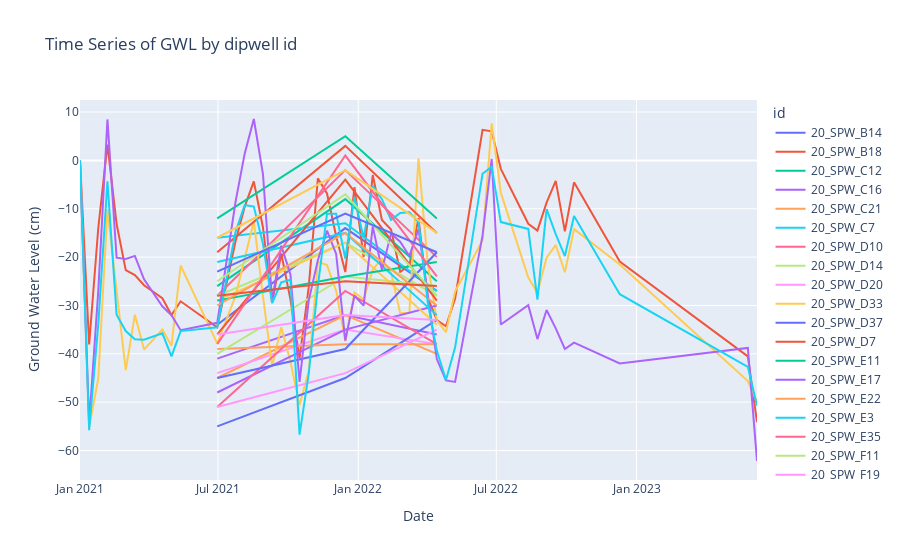

Notebook source saved alongside this figure:
### Code cell
import plotly.express as px

# Assuming df is already defined and contains the required data
# Convert 'date' column to datetime
df['date'] = pd.to_datetime(df['date'])

# Create the interactive time-series plot
fig = px.line(filtered_df, x='date', y='gwl_cm', color='id', title='Time Series of GWL by dipwell id',
              labels={'date': 'Date', 'gwl_cm': 'Ground Water Level (cm)'})

# Show the plot
fig.show()

### Figure 1 — Plotly figure (JSON) as saved in the notebook; plotly's stock layout.template omitted (floating-point values rounded to 4 significant figures)
{"data": [{"hovertemplate": "id=20_SPW_B14<br>Date=%{x}<br>Ground Water Level (cm)=%{y}<extra></extra>", "legendgroup": "20_SPW_B14", "line": {"color": "#636efa", "dash": "solid"}, "marker": {"symbol": "circle"}, "mode": "lines", "name": "20_SPW_B14", "orientation": "v", "showlegend": true, "type": "scatter", "x": ["2021-06-30T00:00:00", "2021-12-15T00:00:00", "2022-04-14T00:00:00"], "xaxis": "x", "y": [-34, -14, -27], "yaxis": "y"}, {"hovertemplate": "id=20_SPW_B18<br>Date=%{x}<br>Ground Water Level (cm)=%{y}<extra></extra>", "legendgroup": "20_SPW_B18", "line": {"color": "#EF553B", "dash": "solid"}, "marker": {"symbol": "circle"}, "mode": "lines", "name": "20_SPW_B18", "orientation": "v", "showlegend": true, "type": "scatter", "x": ["2021-01-01T00:00:00", "2021-01-13T00:00:00", "2021-01-25T00:00:00", "2021-02-06T00:00:00", "2021-02-18T00:00:00", "2021-03-02T00:00:00", "2021-03-14T00:00:00", "2021-03-26T00:00:00", "2021-04-19T00:00:00", "2021-05-01T00:00:00", "2021-05-13T00:00:00", "2021-06-30T00:00:00", "2021-07-24T00:00:00", "2021-08-05T00:00:00", "2021-08-17T00:00:00", "2021-08-29T00:00:00", "2021-09-10T00:00:00", "2021-09-22T00:00:00", "2021-10-04T00:00:00", "2021-10-16T00:00:00", "2021-10-28T00:00:00", "2021-11-09T00:00:00", "2021-11-21T00:00:00", "2021-12-03T00:00:00", "2021-12-15T00:00:00", "2021-12-27T00:00:00", "2022-01-08T00:00:00", "2022-01-20T00:00:00", "2022-02-01T00:00:00", "2022-02-13T00:00:00", "2022-02-25T00:00:00", "2022-03-09T00:00:00", "2022-03-21T00:00:00", "2022-04-02T00:00:00", "2022-04-14T00:00:00", "2022-04-26T00:00:00", "2022-05-08T00:00:00", "2022-06-13T00:00:00", "2022-06-25T00:00:00", "2022-07-07T00:00:00", "2022-08-12T00:00:00", "2022-08-24T00:00:00", "2022-09-05T00:00:00", "2022-09-17T00:00:00", "2022-09-29T00:00:00", "2022-10-11T00:00:00", "2022-12-10T00:00:00", "2023-05-27T00:00:00", "2023-06-08T00:00:00"], "xaxis": "x", "y": [0, -38.07, -13.94, 3.26, -13.12, -22.68, -23.71, -25.82, -28.51, -31.99, -29.14, -34.51, -16.74, -9.57, -4.33, -13.87, -29.46, -19.27, -28.75, -40.88, -26.22, -3.72, -6.83, -15.67, -23.09, -5.53, -19.98, -3.03, -12.31, -14.3, -23.03, -21.7, -11.95, -28.33, -33.01, -34.31, -28.6, 6.32, 6.01, -1.75, -13.1, -14.5, -8.75, -4.24, -14.69, -4.54, -20.92, -40.53, -54.15], "yaxis": "y"}, {"hovertemplate": "id=20_SPW_C12<br>Date=%{x}<br>Ground Water Level (cm)=%{y}<extra></extra>", "legendgroup": "20_SPW_C12", "line": {"color": "#00cc96", "dash": "solid"}, "marker": {"symbol": "circle"}, "mode": "lines", "name": "20_SPW_C12", "orientation": "v", "showlegend": true, "type": "scatter", "x": ["2021-06-30T00:00:00", "2021-12-15T00:00:00", "2022-04-14T00:00:00"], "xaxis": "x", "y": [-26, -8, -25], "yaxis": "y"}, {"hovertemplate": "id=20_SPW_C16<br>Date=%{x}<br>Ground Water Level (cm)=%{y}<extra></extra>", "legendgroup": "20_SPW_C16", "line": {"color": "#ab63fa", "dash": "solid"}, "marker": {"symbol": "circle"}, "mode": "lines", "name": "20_SPW_C16", "orientation": "v", "showlegend": true, "type": "scatter", "x": ["2021-06-30T00:00:00", "2021-12-15T00:00:00", "2022-04-14T00:00:00"], "xaxis": "x", "y": [-41, -32, -36], "yaxis": "y"}, {"hovertemplate": "id=20_SPW_C21<br>Date=%{x}<br>Ground Water Level (cm)=%{y}<extra></extra>", "legendgroup": "20_SPW_C21", "line": {"color": "#FFA15A", "dash": "solid"}, "marker": {"symbol": "circle"}, "mode": "lines", "name": "20_SPW_C21", "orientation": "v", "showlegend": true, "type": "scatter", "x": ["2021-06-30T00:00:00", "2021-12-15T00:00:00", "2022-04-14T00:00:00"], "xaxis": "x", "y": [-45, -32, -40], "yaxis": "y"}, {"hovertemplate": "id=20_SPW_C7<br>Date=%{x}<br>Ground Water Level (cm)=%{y}<extra></extra>", "legendgroup": "20_SPW_C7", "line": {"color": "#19d3f3", "dash": "solid"}, "marker": {"symbol": "circle"}, "mode": "lines", "name": "20_SPW_C7", "orientation": "v", "showlegend": true, "type": "scatter", "x": ["2021-06-30T00:00:00", "2021-12-15T00:00:00", "2022-04-14T00:00:00"], "xaxis": "x", "y": [-16, -13, -27], "yaxis": "y"}, {"hovertemplate": "id=20_SPW_D10<br>Date=%{x}<br>Ground Water Level (cm)=%{y}<extra></extra>", "legendgroup": "20_SPW_D10", "line": {"color": "#FF6692", "dash": "solid"}, "marker": {"symbol": "circle"}, "mode": "lines", "name": "20_SPW_D10", "orientation": "v", "showlegend": true, "type": "scatter", "x": ["2021-06-30T00:00:00", "2021-12-15T00:00:00", "2022-04-14T00:00:00"], "xaxis": "x", "y": [-28, -2, -20], "yaxis": "y"}, {"hovertemplate": "id=20_SPW_D14<br>Date=%{x}<br>Ground Water Level (cm)=%{y}<extra></extra>", "legendgroup": "20_SPW_D14", "line": {"color": "#B6E880", "dash": "solid"}, "marker": {"symbol": "circle"}, "mode": "lines", "name": "20_SPW_D14", "orientation": "v", "showlegend": true, "type": "scatter", "x": ["2021-06-30T00:00:00", "2021-12-15T00:00:00", "2022-04-14T00:00:00"], "xaxis": "x", "y": [-28, -17, -28], "yaxis": "y"}, {"hovertemplate": "id=20_SPW_D20<br>Date=%{x}<br>Ground Water Level (cm)=%{y}<extra></extra>", "legendgroup": "20_SPW_D20", "line": {"color": "#FF97FF", "dash": "solid"}, "marker": {"symbol": "circle"}, "mode": "lines", "name": "20_SPW_D20", "orientation": "v", "showlegend": true, "type": "scatter", "x": ["2021-06-30T00:00:00", "2021-12-15T00:00:00", "2022-04-14T00:00:00"], "xaxis": "x", "y": [-44, -35, -38], "yaxis": "y"}, {"hovertemplate": "id=20_SPW_D33<br>Date=%{x}<br>Ground Water Level (cm)=%{y}<extra></extra>", "legendgroup": "20_SPW_D33", "line": {"color": "#FECB52", "dash": "solid"}, "marker": {"symbol": "circle"}, "mode": "lines", "name": "20_SPW_D33", "orientation": "v", "showlegend": true, "type": "scatter", "x": ["2021-01-01T00:00:00", "2021-01-13T00:00:00", "2021-01-25T00:00:00", "2021-02-06T00:00:00", "2021-02-18T00:00:00", "2021-03-02T00:00:00", "2021-03-14T00:00:00", "2021-03-26T00:00:00", "2021-04-19T00:00:00", "2021-05-01T00:00:00", "2021-05-13T00:00:00", "2021-06-30T00:00:00", "2021-07-24T00:00:00", "2021-08-05T00:00:00", "2021-08-17T00:00:00", "2021-08-29T00:00:00", "2021-09-10T00:00:00", "2021-09-22T00:00:00", "2021-10-04T00:00:00", "2021-10-16T00:00:00", "2021-10-28T00:00:00", "2021-11-09T00:00:00", "2021-11-21T00:00:00", "2021-12-03T00:00:00", "2021-12-15T00:00:00", "2021-12-27T00:00:00", "2022-01-08T00:00:00", "2022-01-20T00:00:00", "2022-02-01T00:00:00", "2022-02-13T00:00:00", "2022-02-25T00:00:00", "2022-03-09T00:00:00", "2022-03-21T00:00:00", "2022-04-02T00:00:00", "2022-04-14T00:00:00", "2022-04-26T00:00:00", "2022-05-08T00:00:00", "2022-06-13T00:00:00", "2022-06-25T00:00:00", "2022-07-07T00:00:00", "2022-08-12T00:00:00", "2022-08-24T00:00:00", "2022-09-05T00:00:00", "2022-09-17T00:00:00", "2022-09-29T00:00:00", "2022-10-11T00:00:00", "2022-12-10T00:00:00", "2023-05-27T00:00:00", "2023-06-08T00:00:00"], "xaxis": "x", "y": [0, -55.2, -45.06, -10.1, -26.93, -43.39, -31.93, -39.12, -34.97, -38.33, -21.74, -37.85, -28.06, -20.06, -12.55, -28.14, -42.56, -34.51, -41.58, -50.65, -43.55, -20.98, -21.65, -27, -37.4, -27.32, -28.71, -22.56, -20.33, -23.2, -31.61, -31.5, 0.44, -21.11, -33.08, -35.53, -27.11, -16.57, 7.65, -6.68, -24.22, -27.35, -20.12, -17.49, -23.14, -14.21, -21.52, -45.65, -49.96], "yaxis": "y"}, {"hovertemplate": "id=20_SPW_D37<br>Date=%{x}<br>Ground Water Level (cm)=%{y}<extra></extra>", "legendgroup": "20_SPW_D37", "line": {"color": "#636efa", "dash": "solid"}, "marker": {"symbol": "circle"}, "mode": "lines", "name": "20_SPW_D37", "orientation": "v", "showlegend": true, "type": "scatter", "x": ["2021-06-30T00:00:00", "2021-12-15T00:00:00", "2022-04-14T00:00:00"], "xaxis": "x", "y": [-55, -45, -33], "yaxis": "y"}, {"hovertemplate": "id=20_SPW_D7<br>Date=%{x}<br>Ground Water Level (cm)=%{y}<extra></extra>", "legendgroup": "20_SPW_D7", "line": {"color": "#EF553B", "dash": "solid"}, "marker": {"symbol": "circle"}, "mode": "lines", "name": "20_SPW_D7", "orientation": "v", "showlegend": true, "type": "scatter", "x": ["2021-06-30T00:00:00", "2021-12-15T00:00:00", "2022-04-14T00:00:00"], "xaxis": "x", "y": [-19, 3, -15], "yaxis": "y"}, {"hovertemplate": "id=20_SPW_E11<br>Date=%{x}<br>Ground Water Level (cm)=%{y}<extra></extra>", "legendgroup": "20_SPW_E11", "line": {"color": "#00cc96", "dash": "solid"}, "marker": {"symbol": "circle"}, "mode": "lines", "name": "20_SPW_E11", "orientation": "v", "showlegend": true, "type": "scatter", "x": ["2021-06-30T00:00:00", "2021-12-15T00:00:00", "2022-04-14T00:00:00"], "xaxis": "x", "y": [-12, 5, -12], "yaxis": "y"}, {"hovertemplate": "id=20_SPW_E17<br>Date=%{x}<br>Ground Water Level (cm)=%{y}<extra></extra>", "legendgroup": "20_SPW_E17", "line": {"color": "#ab63fa", "dash": "solid"}, "marker": {"symbol": "circle"}, "mode": "lines", "name": "20_SPW_E17", "orientation": "v", "showlegend": true, "type": "scatter", "x": ["2021-06-30T00:00:00", "2021-12-15T00:00:00", "2022-04-14T00:00:00"], "xaxis": "x", "y": [-48, -35, -30], "yaxis": "y"}, {"hovertemplate": "id=20_SPW_E22<br>Date=%{x}<br>Ground Water Level (cm)=%{y}<extra></extra>", "legendgroup": "20_SPW_E22", "line": {"color": "#FFA15A", "dash": "solid"}, "marker": {"symbol": "circle"}, "mode": "lines", "name": "20_SPW_E22", "orientation": "v", "showlegend": true, "type": "scatter", "x": ["2021-06-30T00:00:00", "2021-12-15T00:00:00", "2022-04-14T00:00:00"], "xaxis": "x", "y": [-39, -38, -38], "yaxis": "y"}, {"hovertemplate": "id=20_SPW_E3<br>Date=%{x}<br>Ground Water Level (cm)=%{y}<extra></extra>", "legendgroup": "20_SPW_E3", "line": {"color": "#19d3f3", "dash": "solid"}, "marker": {"symbol": "circle"}, "mode": "lines", "name": "20_SPW_E3", "orientation": "v", "showlegend": true, "type": "scatter", "x": ["2021-06-30T00:00:00", "2021-12-15T00:00:00", "2022-04-14T00:00:00"], "xaxis": "x", "y": [-21, -15, -32], "yaxis": "y"}, {"hovertemplate": "id=20_SPW_E35<br>Date=%{x}<br>Ground Water Level (cm)=%{y}<extra></extra>", "legendgroup": "20_SPW_E35", "line": {"color": "#FF6692", "dash": "solid"}, "marker": {"symbol": "circle"}, "mode": "lines", "name": "20_SPW_E35", "orientation": "v", "showlegend": true, "type": "scatter", "x": ["2021-06-30T00:00:00", "2021-12-15T00:00:00", "2022-04-14T00:00:00"], "xaxis": "x", "y": [-51, -27, -38], "yaxis": "y"}, {"hovertemplate": "id=20_SPW_F11<br>Date=%{x}<br>Ground Water Level (cm)=%{y}<extra></extra>", "legendgroup": "20_SPW_F11", "line": {"color": "#B6E880", "dash": "solid"}, "marker": {"symbol": "circle"}, "mode": "lines", "name": "20_SPW_F11", "orientation": "v", "showlegend": true, "type": "scatter", "x": ["2021-06-30T00:00:00", "2021-12-15T00:00:00", "2022-04-14T00:00:00"], "xaxis": "x", "y": [-40, -24, -26], "yaxis": "y"}, {"hovertemplate": "id=20_SPW_F19<br>Date=%{x}<br>Ground Water Level (cm)=%{y}<extra></extra>", "legendgroup": "20_SPW_F19", "line": {"color": "#FF97FF", "dash": "solid"}, "marker": {"symbol": "circle"}, "mode": "lines", "name": "20_SPW_F19", "orientation": "v", "showlegend": true, "type": "scatter", "x": ["2021-06-30T00:00:00", "2021-12-15T00:00:00", "2022-04-14T00:00:00"], "xaxis": "x", "y": [-51, -44, -35], "yaxis": "y"}, {"hovertemplate": "id=20_SPW_F24<br>Date=%{x}<br>Ground Water Level (cm)=%{y}<extra></extra>", "legendgroup": "20_SPW_F24", "line": {"color": "#FECB52", "dash": "solid"}, "marker": {"symbol": "circle"}, "mode": "lines", "name": "20_SPW_F24", "orientation": "v", "showlegend": true, "type": "scatter", "x": ["2021-06-30T00:00:00", "2021-12-15T00:00:00", "2022-04-14T00:00:00"], "xaxis": "x", "y": [-29, -17, -34], "yaxis": "y"}, {"hovertemplate": "id=20_SPW_F30<br>Date=%{x}<br>Ground Water Level (cm)=%{y}<extra></extra>", "legendgroup": "20_SPW_F30", "line": {"color": "#636efa", "dash": "solid"}, "marker": {"symbol": "circle"}, "mode": "lines", "name": "20_SPW_F30", "orientation": "v", "showlegend": true, "type": "scatter", "x": ["2021-06-30T00:00:00", "2021-12-15T00:00:00", "2022-04-14T00:00:00"], "xaxis": "x", "y": [-45, -39, -19], "yaxis": "y"}, {"hovertemplate": "id=20_SPW_F33<br>Date=%{x}<br>Ground Water Level (cm)=%{y}<extra></extra>", "legendgroup": "20_SPW_F33", "line": {"color": "#EF553B", "dash": "solid"}, "marker": {"symbol": "circle"}, "mode": "lines", "name": "20_SPW_F33", "orientation": "v", "showlegend": true, "type": "scatter", "x": ["2021-06-30T00:00:00", "2021-12-15T00:00:00", "2022-04-14T00:00:00"], "xaxis": "x", "y": [-36, -4, -29], "yaxis": "y"}, {"hovertemplate": "id=20_SPW_F4<br>Date=%{x}<br>Ground Water Level (cm)=%{y}<extra></extra>", "legendgroup": "20_SPW_F4", "line": {"color": "#00cc96", "dash": "solid"}, "marker": {"symbol": "circle"}, "mode": "lines", "name": "20_SPW_F4", "orientation": "v", "showlegend": true, "type": "scatter", "x": ["2021-06-30T00:00:00", "2021-12-15T00:00:00", "2022-04-14T00:00:00"], "xaxis": "x", "y": [-29, -24, -21], "yaxis": "y"}, {"hovertemplate": "id=20_SPW_G23<br>Date=%{x}<br>Ground Water Level (cm)=%{y}<extra></extra>", "legendgroup": "20_SPW_G23", "line": {"color": "#ab63fa", "dash": "solid"}, "marker": {"symbol": "circle"}, "mode": "lines", "name": "20_SPW_G23", "orientation": "v", "showlegend": true, "type": "scatter", "x": ["2021-01-01T00:00:00", "2021-01-13T00:00:00", "2021-01-25T00:00:00", "2021-02-06T00:00:00", "2021-02-18T00:00:00", "2021-03-02T00:00:00", "2021-03-14T00:00:00", "2021-03-26T00:00:00", "2021-04-19T00:00:00", "2021-05-01T00:00:00", "2021-05-13T00:00:00", "2021-06-30T00:00:00", "2021-07-24T00:00:00", "2021-08-05T00:00:00", "2021-08-17T00:00:00", "2021-08-29T00:00:00", "2021-09-10T00:00:00", "2021-09-22T00:00:00", "2021-10-04T00:00:00", "2021-10-16T00:00:00", "2021-10-28T00:00:00", "2021-11-09T00:00:00", "2021-11-21T00:00:00", "2021-12-03T00:00:00", "2021-12-15T00:00:00", "2021-12-27T00:00:00", "2022-01-08T00:00:00", "2022-01-20T00:00:00", "2022-02-01T00:00:00", "2022-02-13T00:00:00", "2022-02-25T00:00:00", "2022-03-09T00:00:00", "2022-03-21T00:00:00", "2022-04-02T00:00:00", "2022-04-14T00:00:00", "2022-04-26T00:00:00", "2022-05-08T00:00:00", "2022-06-13T00:00:00", "2022-06-25T00:00:00", "2022-07-07T00:00:00", "2022-08-12T00:00:00", "2022-08-24T00:00:00", "2022-09-05T00:00:00", "2022-09-17T00:00:00", "2022-09-29T00:00:00", "2022-10-11T00:00:00", "2022-12-10T00:00:00", "2023-05-27T00:00:00", "2023-06-08T00:00:00"], "xaxis": "x", "y": [0, -54.3, -26.93, 8.47, -20.11, -20.39, -19.75, -24.6, -30.17, -32.01, -35.13, -33.59, -8.59, 1.4, 8.56, -2.85, -29.03, -17.63, -23.61, -45.82, -28.99, -20.63, -14.55, -19.35, -37.27, -27.99, -30.05, -13.65, -22.6, -15.19, -16.83, -19.79, -14.23, -28.01, -41.08, -45.5, -45.81, -15.58, 0.29, -33.94, -29.95, -36.96, -30.94, -34.74, -39.01, -37.68, -41.98, -38.79, -62.17], "yaxis": "y"}, {"hovertemplate": "id=20_SPW_G26<br>Date=%{x}<br>Ground Water Level (cm)=%{y}<extra></extra>", "legendgroup": "20_SPW_G26", "line": {"color": "#FFA15A", "dash": "solid"}, "marker": {"symbol": "circle"}, "mode": "lines", "name": "20_SPW_G26", "orientation": "v", "showlegend": true, "type": "scatter", "x": ["2021-06-30T00:00:00", "2021-12-15T00:00:00", "2022-04-14T00:00:00"], "xaxis": "x", "y": [-30, -15, -30], "yaxis": "y"}, {"hovertemplate": "id=20_SPW_G29<br>Date=%{x}<br>Ground Water Level (cm)=%{y}<extra></extra>", "legendgroup": "20_SPW_G29", "line": {"color": "#19d3f3", "dash": "solid"}, "marker": {"symbol": "circle"}, "mode": "lines", "name": "20_SPW_G29", "orientation": "v", "showlegend": true, "type": "scatter", "x": ["2021-01-01T00:00:00", "2021-01-13T00:00:00", "2021-01-25T00:00:00", "2021-02-06T00:00:00", "2021-02-18T00:00:00", "2021-03-02T00:00:00", "2021-03-14T00:00:00", "2021-03-26T00:00:00", "2021-04-19T00:00:00", "2021-05-01T00:00:00", "2021-05-13T00:00:00", "2021-06-30T00:00:00", "2021-07-24T00:00:00", "2021-08-05T00:00:00", "2021-08-17T00:00:00", "2021-08-29T00:00:00", "2021-09-10T00:00:00", "2021-09-22T00:00:00", "2021-10-04T00:00:00", "2021-10-16T00:00:00", "2021-10-28T00:00:00", "2021-11-09T00:00:00", "2021-11-21T00:00:00", "2021-12-03T00:00:00", "2021-12-15T00:00:00", "2021-12-27T00:00:00", "2022-01-08T00:00:00", "2022-01-20T00:00:00", "2022-02-01T00:00:00", "2022-02-13T00:00:00", "2022-02-25T00:00:00", "2022-03-09T00:00:00", "2022-03-21T00:00:00", "2022-04-02T00:00:00", "2022-04-14T00:00:00", "2022-04-26T00:00:00", "2022-05-08T00:00:00", "2022-06-13T00:00:00", "2022-06-25T00:00:00", "2022-07-07T00:00:00", "2022-08-12T00:00:00", "2022-08-24T00:00:00", "2022-09-05T00:00:00", "2022-09-17T00:00:00", "2022-09-29T00:00:00", "2022-10-11T00:00:00", "2022-12-10T00:00:00", "2023-05-27T00:00:00", "2023-06-08T00:00:00"], "xaxis": "x", "y": [0, -55.8, -33.87, -4.31, -31.93, -35.29, -36.97, -37.09, -35.76, -40.55, -35.3, -34.53, -14.83, -9.25, -9.54, -17.24, -29.49, -25.2, -24.7, -56.73, -44.14, -26.03, -11.01, -11.02, -20.29, -7.53, -16.1, -5.27, -8.01, -12.3, -10.86, -10.75, -12.74, -29.23, -39.34, -45.4, -38.71, -2.75, -1.31, -12.76, -14.17, -28.78, -10.08, -15.25, -19.79, -11.52, -27.67, -42.69, -50.74], "yaxis": "y"}, {"hovertemplate": "id=20_SPW_G31<br>Date=%{x}<br>Ground Water Level (cm)=%{y}<extra></extra>", "legendgroup": "20_SPW_G31", "line": {"color": "#FF6692", "dash": "solid"}, "marker": {"symbol": "circle"}, "mode": "lines", "name": "20_SPW_G31", "orientation": "v", "showlegend": true, "type": "scatter", "x": ["2021-06-30T00:00:00", "2021-12-15T00:00:00", "2022-04-14T00:00:00"], "xaxis": "x", "y": [-38, 1, -24], "yaxis": "y"}, {"hovertemplate": "id=20_SPW_H27<br>Date=%{x}<br>Ground Water Level (cm)=%{y}<extra></extra>", "legendgroup": "20_SPW_H27", "line": {"color": "#B6E880", "dash": "solid"}, "marker": {"symbol": "circle"}, "mode": "lines", "name": "20_SPW_H27", "orientation": "v", "showlegend": true, "type": "scatter", "x": ["2021-06-30T00:00:00", "2021-12-15T00:00:00", "2022-04-14T00:00:00"], "xaxis": "x", "y": [-25, -7, -28], "yaxis": "y"}, {"hovertemplate": "id=20_SPW_H31<br>Date=%{x}<br>Ground Water Level (cm)=%{y}<extra></extra>", "legendgroup": "20_SPW_H31", "line": {"color": "#FF97FF", "dash": "solid"}, "marker": {"symbol": "circle"}, "mode": "lines", "name": "20_SPW_H31", "orientation": "v", "showlegend": true, "type": "scatter", "x": ["2021-06-30T00:00:00", "2021-12-15T00:00:00", "2022-04-14T00:00:00"], "xaxis": "x", "y": [-36, -32, -33], "yaxis": "y"}, {"hovertemplate": "id=20_SPW_I22<br>Date=%{x}<br>Ground Water Level (cm)=%{y}<extra></extra>", "legendgroup": "20_SPW_I22", "line": {"color": "#FECB52", "dash": "solid"}, "marker": {"symbol": "circle"}, "mode": "lines", "name": "20_SPW_I22", "orientation": "v", "showlegend": true, "type": "scatter", "x": ["2021-06-30T00:00:00", "2021-12-15T00:00:00", "2022-04-14T00:00:00"], "xaxis": "x", "y": [-16, -2, -15], "yaxis": "y"}, {"hovertemplate": "id=20_SPW_J33<br>Date=%{x}<br>Ground Water Level (cm)=%{y}<extra></extra>", "legendgroup": "20_SPW_J33", "line": {"color": "#636efa", "dash": "solid"}, "marker": {"symbol": "circle"}, "mode": "lines", "name": "20_SPW_J33", "orientation": "v", "showlegend": true, "type": "scatter", "x": ["2021-06-30T00:00:00", "2021-12-15T00:00:00", "2022-04-14T00:00:00"], "xaxis": "x", "y": [-23, -11, -19], "yaxis": "y"}, {"hovertemplate": "id=20_SPW_J36<br>Date=%{x}<br>Ground Water Level (cm)=%{y}<extra></extra>", "legendgroup": "20_SPW_J36", "line": {"color": "#EF553B", "dash": "solid"}, "marker": {"symbol": "circle"}, "mode": "lines", "name": "20_SPW_J36", "orientation": "v", "showlegend": true, "type": "scatter", "x": ["2021-06-30T00:00:00", "2021-12-15T00:00:00", "2022-04-14T00:00:00"], "xaxis": "x", "y": [-28, -25, -26], "yaxis": "y"}], "layout": {"legend": {"title": {"text": "id"}, "tracegroupgap": 0}, "title": {"text": "Time Series of GWL by dipwell id"}, "xaxis": {"anchor": "y", "domain": [0, 1], "title": {"text": "Date"}}, "yaxis": {"anchor": "x", "domain": [0, 1], "title": {"text": "Ground Water Level (cm)"}}}}
